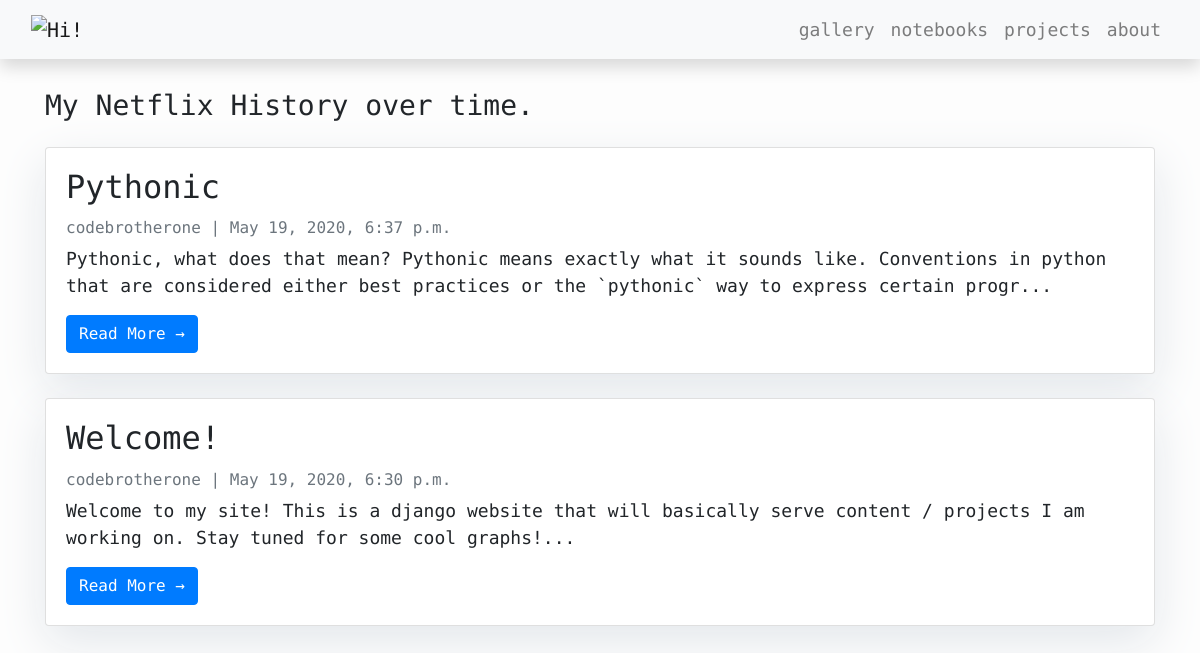
The page / on the database its author committed.
### resume/models.py (models this page shows, shortened)
class Post(models.Model):
	STATUS = (
		(0, "Draft"),
		(1, "Publish")
	)
	title = models.CharField(max_length=200, unique=True)
	slug = models.SlugField(max_length=200, unique=True)
	author = models.ForeignKey(User, on_delete=models.CASCADE, related_name='blog_posts')
	updated_on = models.DateTimeField(auto_now=True)
	content = models.TextField()
	created_on = models.DateTimeField(auto_now_add=True)
	status = models.IntegerField(choices=STATUS, default=0)
	class Meta:
		ordering = ['-created_on']

### resume/views.py (the view)
# urls.py: path('', views.PostList.as_view(), name='home'),
class PostList(generic.ListView):
    queryset = Post.objects.filter(status=1).order_by('-created_on')
    template_name = 'index.html'

### resume/templates/index.html (shortened to what this page needs)
{% extends "base.html" %}
{% load static %}
{% block content %}
<header class="masthead">
    <div class="container">
        {% include "c3.html" %}
    </div>
</header>
<div class="container">
    <div class="row">
        <div class="col mt-3 left">
            {% for post in post_list %}
            <div class="card mb-4">
                <div class="card-body">
                    <h2 class="card-title">{{ post.title }}</h2>
                    <p class="card-text text-muted h6">{{ post.author }} | {{ post.created_on}} </p>
                    <p class="card-text">{{post.content|slice:":200"}}...</p>
                    <a href="{% url 'post_detail' post.slug  %}" class="btn btn-primary">Read More &rarr;</a>
                </div>
            </div>
            {% endfor %}
        </div>
    </div>
</div>
{%endblock%}

### resume/templates/base.html (shortened to what this page needs)
{% load static %}
<!DOCTYPE html>
<html>
    <head>
        <link rel="stylesheet" href="https://stackpath.bootstrapcdn.com/bootstrap/4.5.0/css/bootstrap.min.css">
  </body>
    </head>
    <body>
        <nav class="navbar navbar-expand-lg navbar-light bg-light shadow" id="mainNav">
            <div class="container-fluid">
                {% load static %}
                <a class="navbar-brand" href="{% url 'home' %}"><img src="{% static 'resume/imgs/jae_site_logo.png' %}" alt="Hi!" /></a>
                <div class="collapse navbar-collapse" id="navbarResponsive">
                    <ul class="navbar-nav ml-auto">
                        <li class="nav-item text-black">
                            <a class="nav-link text-black " href="{% url 'gallery' %}">gallery</a>
                        </li>
                        <li class="nav-item text-black">
                            <a class="nav-link text-black " href="{% url 'notebooks' %}">notebooks</a>
                        </li>
                        <li class="nav-item text-black">
                            <a class="nav-link text-black " href="{% url 'projects' %}">projects</a>
                        </li>
                        <li class="nav-item text-black">
                            <a class="nav-link text-black " href="{% url 'about' %}">about</a>
                        </li>
                    </ul>
                </div>
            </div>
        </nav>
        {% block content %}{% endblock content %}
    </body>
</html>

### resume/templates/c3.html (shortened to what this page needs)
<html>
<header>
<link href="https://cdnjs.cloudflare.com/ajax/libs/c3/0.7.15/c3.min.css" rel="stylesheet">
<h3>My Netflix History over time.</h3>
</header>
<body>
</body>
</html>

### resume/templates/base.html (style rules this page uses)
img { height: 80px; width: auto; }
body { font-family: "Fira Code", monospace; font-size: 17px; background-color: #fdfdfd; }
.shadow { box-shadow: 0 4px 2px -2px rgba(0, 0, 0, 0.1); }
.masthead { font-family: 'Fira Code', monospace; background-position: center; margin-top: 20px; height: auto; width: auto;  box-shadow: 0 16px 48px #E3E7EB; padding-top: 10px; }

### resume/templates/index.html (style rules this page uses)
body { font-family: "Fira Code", monospace; font-size: 18px; background-color: #fdfdfd; }
.card { box-shadow: 0 16px 48px #E3E7EB; }

### rows shown on the page
Post: title "Pythonic", author "codebrotherone", created_on "May 19, 2020, 6:37 p.m.", content "Pythonic, what does that mean? Pythonic means exactly what it sounds like. Conventions in python that are considered either best practices or the `pythonic` way to express certain progr"
Post: title "Welcome!", author "codebrotherone", created_on "May 19, 2020, 6:30 p.m.", content "Welcome to my site! This is a django website that will basically serve content / projects I am working on. Stay tuned for some cool graphs!"
